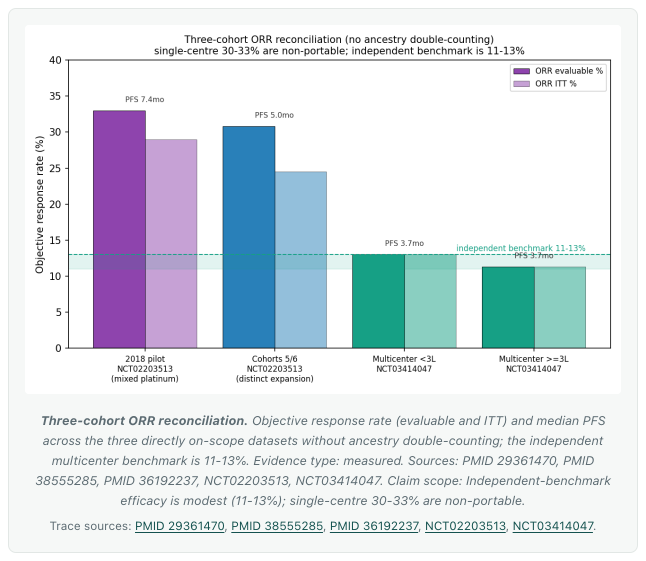
#> input picture concepts/asset-diligence/img/shots/orr.png, 1292 x 1122 px (shown at 1/2 size)
$ python -i build_artifact.py   (imports and definitions only)
#> lines starting #> are read from the running program, lines starting #| are printed output that depends on the picture
#!/usr/bin/env python3
"""Build the single-file, hash-routed Artifact from the multi-page source.

The production site is four hand-written HTML pages
(index/insight/report/company)
sharing modular styles and assets from the repository root. A Claude Artifact
must be ONE self-contained file with no external requests, so this script:

  1. concatenates the site styles into a single <style> block;
  2. inlines every referenced image as a base64 data: URI, JPEG-encoding the
     report figures to keep the artifact compact;
  3. pulls the inner <main> of each page into a <main class="route"
     data-route="..."> section, rewriting the shared masthead/footer once;
  4. rewrites nav hrefs (./ , ./insight.html , …) to hash routes (#home …);
  5. appends a tiny hashchange router plus each page's interaction script.

Re-run after editing any source page:  python3 build_artifact.py
Output: ./asset-diligence.artifact.html
"""
import base64
import io
import pathlib
import re

HERE = pathlib.Path(__file__).resolve().parent
ROOT = HERE.parent.parent
OUT = HERE / "asset-diligence.artifact.html"

# route key -> source file. Order defines nav + section order.
PAGES = [
    ("home",     "index.html"),
    ("insight",  "insight.html"),
    ("report",   "report.html"),
    ("company",  "company.html"),
]

STYLES = [
    "assets/css/company-site/base.css",
    "assets/css/company-site/drugadopt.css",
    "assets/css/company-site/drugadopt-walkthrough.css",
    "assets/css/company-site/insight.css",
    "assets/css/company-site/report.css",
    "assets/css/company-site/company.css",
]

# ---------------------------------------------------------------------------
# Asset inlining
# ---------------------------------------------------------------------------
MIME = {
    ".png": "image/png",
    ".jpg": "image/jpeg",
    ".jpeg": "image/jpeg",
    ".gif": "image/gif",
    ".svg": "image/svg+xml",
    ".py": "text/plain;charset=utf-8",
    ".qmd": "text/plain;charset=utf-8",
    ".csv": "text/csv;charset=utf-8",
}

# JPEG-encode big report screenshots instead of PNG (q, max width).
SHOT_JPEG = {"quality": 88, "max_w": 920}

_cache = {}

# [16 lines left out: functions _resolve, _jpeg_shot, not called in this run]

def data_uri(src: str) -> str:
    if src in _cache:
        return _cache[src]
    path = _resolve(src)
    ext = path.suffix.lower()
    name = path.name
    if name == "orr.png":
        raw, mime = _jpeg_shot(path, **SHOT_JPEG), "image/jpeg"
    elif path.parent.name == "report":
        # Section-leading report figures: detailed charts, keep them crisp but
        # JPEG-encode to hold the artifact size down.
        raw, mime = _jpeg_shot(path, quality=86, max_w=1000), "image/jpeg"
    else:
        raw, mime = path.read_bytes(), MIME[ext]
    uri = f"data:{mime};base64,{base64.b64encode(raw).decode()}"
    _cache[src] = uri
    return uri

# [9 lines left out: function inline_srcs, not called in this run]

# ---------------------------------------------------------------------------
# Page assembly
# ---------------------------------------------------------------------------
def read(name): return (ROOT / name).read_text()

def extract_main(html: str) -> str:
    m = re.search(r'<main\b(?=[^>]*\bid="main")[^>]*>(.*)</main>', html, re.S)
    return m.group(1).strip()

# [25 lines left out: functions extract_scripts, rewrite_nav, not called in this run]


# In the multi-page site each page carries aria-current="page" on its own nav
# link. In the single-file build the masthead is emitted once, so we set the
# current-page marker at runtime from the active route instead.
def strip_aria_current(html: str) -> str:
    return html.replace(' aria-current="page"', '')


# [78 lines left out: function build, not called in this run]


# [4 lines not run here, left out]

>>> import cv2
>>> picture = cv2.imread('img/shots/orr.png', cv2.IMREAD_GRAYSCALE)
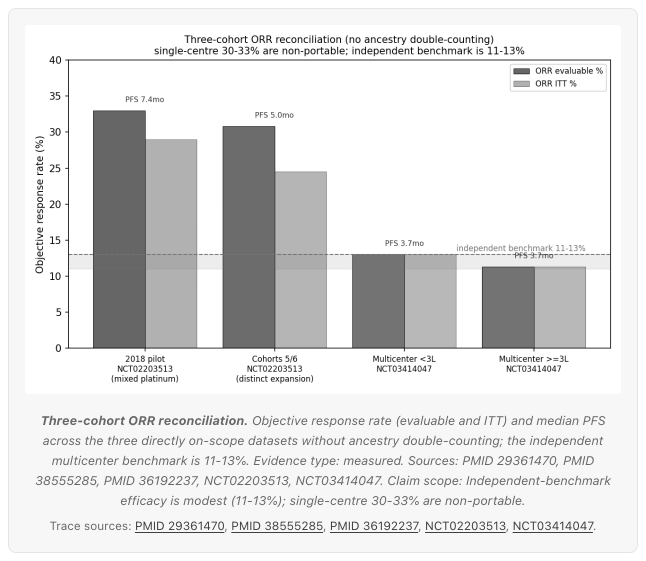
#> picture: shape (1122, 1292) (shown at 1/2 size); min 0, max 255, mean 225.4
#> (the run stopped early here; a loop or call above may not have finished)

$ run again, on concepts/asset-diligence/img/shots/biomarker.png
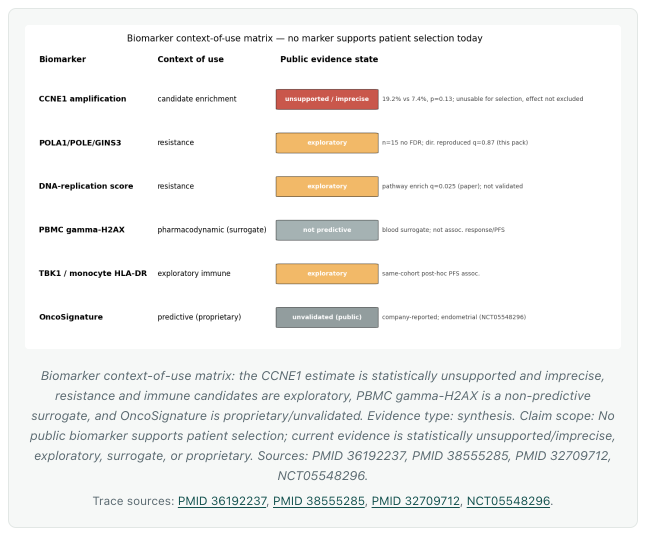
#> input picture concepts/asset-diligence/img/shots/biomarker.png, 1292 x 1072 px (shown at 1/2 size)
#> `picture = cv2.imread('img/shots/orr.png', cv2.IMREAD_GRAYSCALE)`:
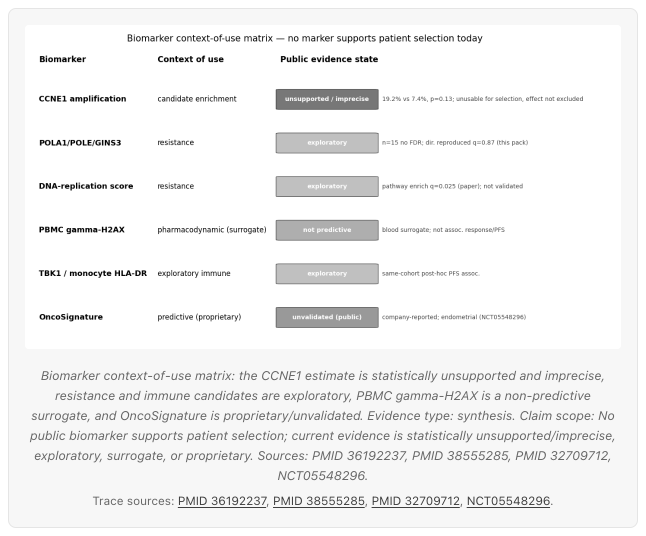
#> picture: shape (1072, 1292) (shown at 1/2 size); min 0, max 255, mean 242.1

$ run again, on concepts/asset-diligence/img/shots/modelability.png
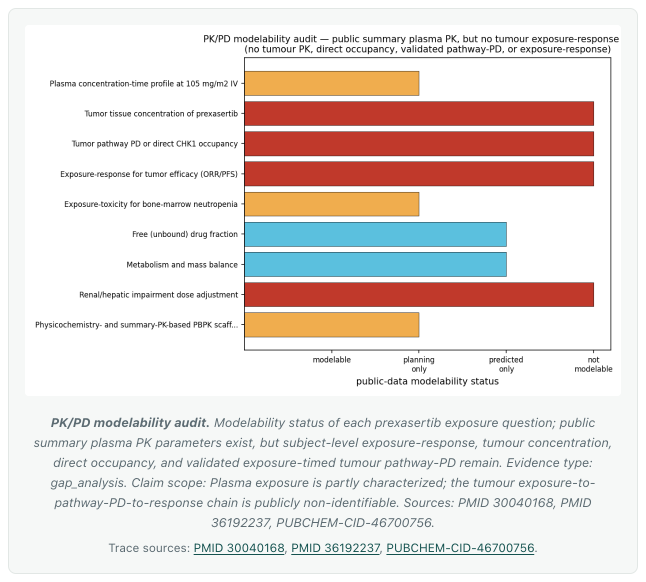
#> input picture concepts/asset-diligence/img/shots/modelability.png, 1292 x 1164 px (shown at 1/2 size)
#> `picture = cv2.imread('img/shots/orr.png', cv2.IMREAD_GRAYSCALE)`:
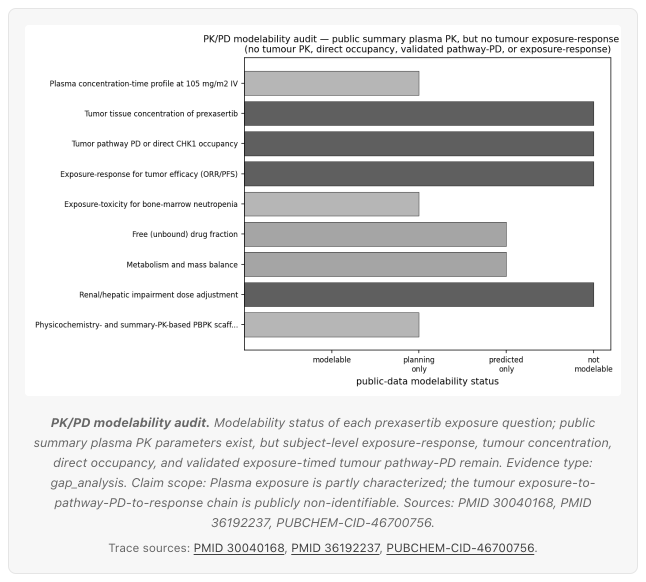
#> picture: shape (1164, 1292) (shown at 1/2 size); min 0, max 255, mean 224.3
